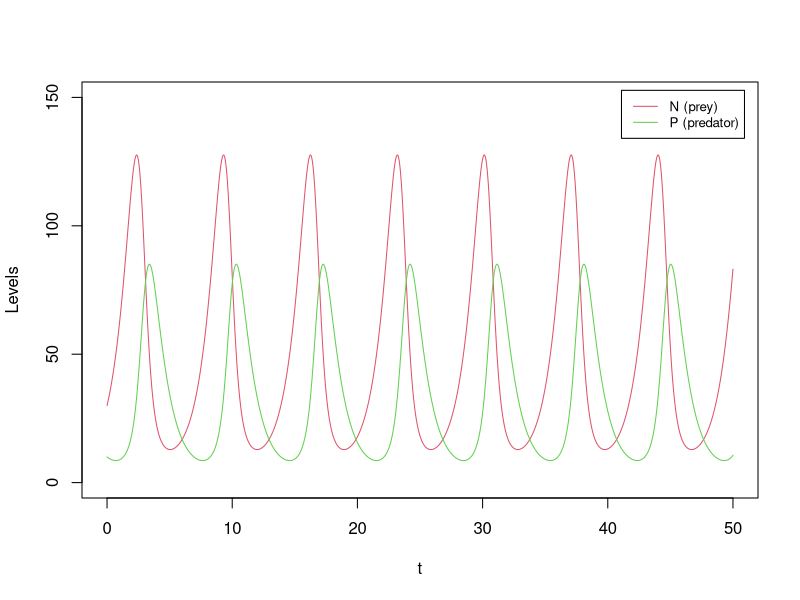
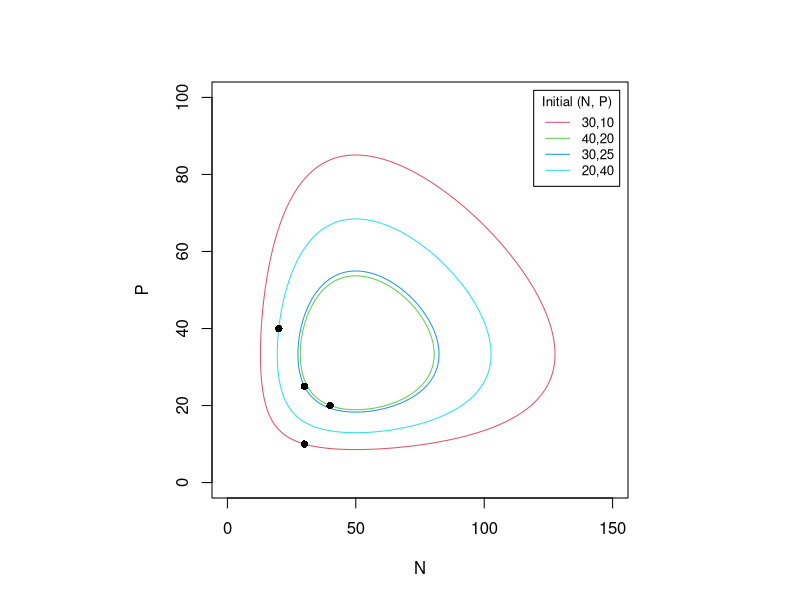
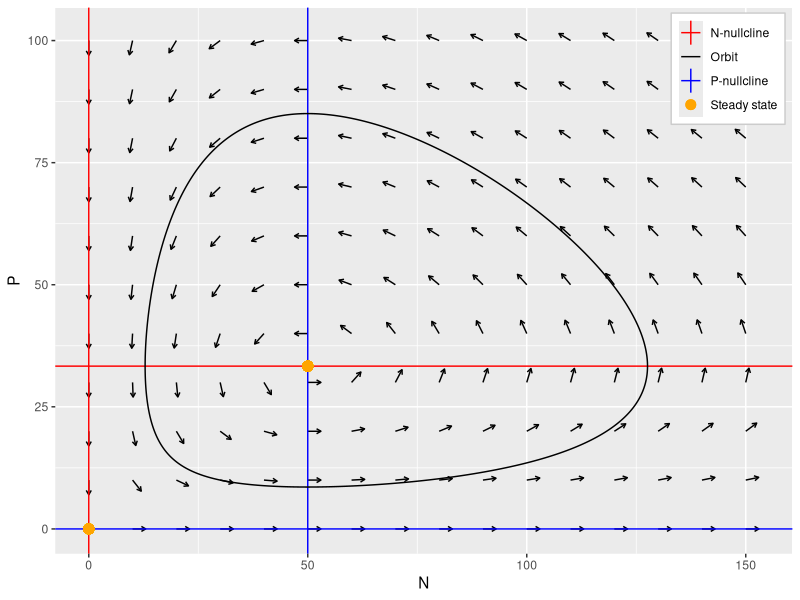
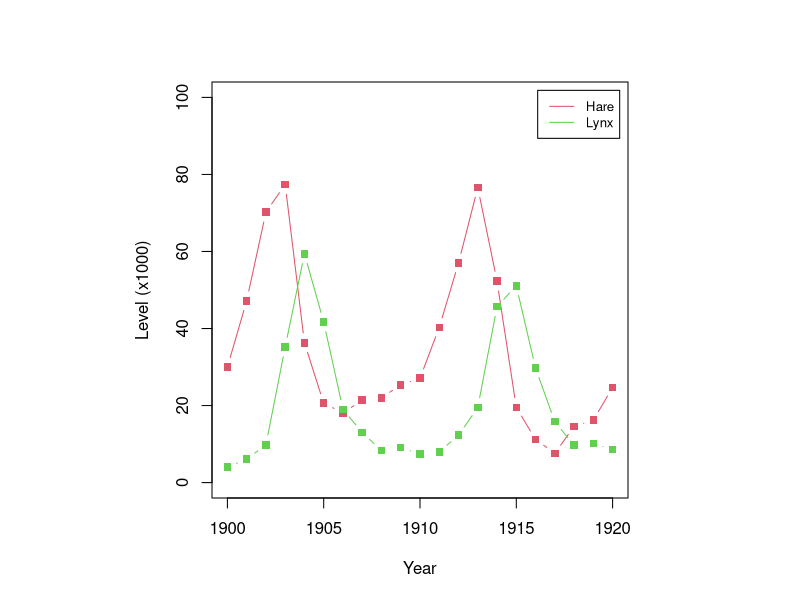
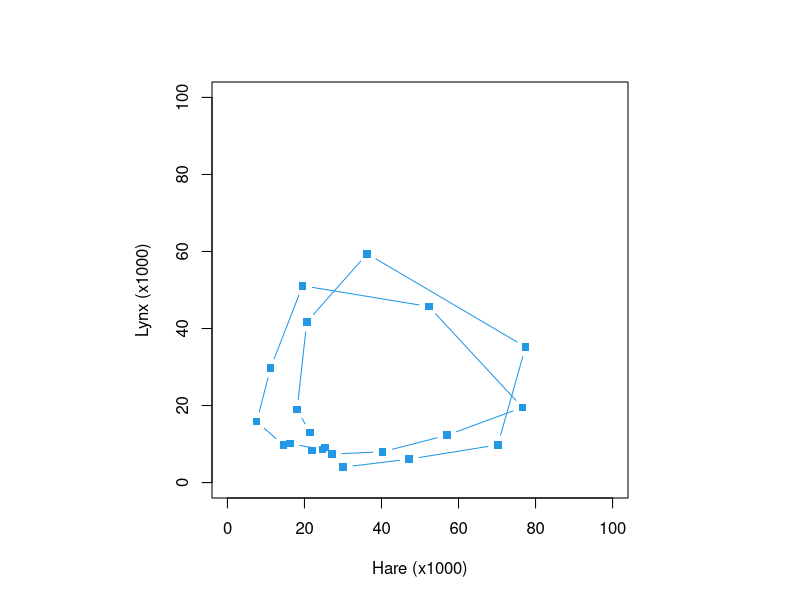
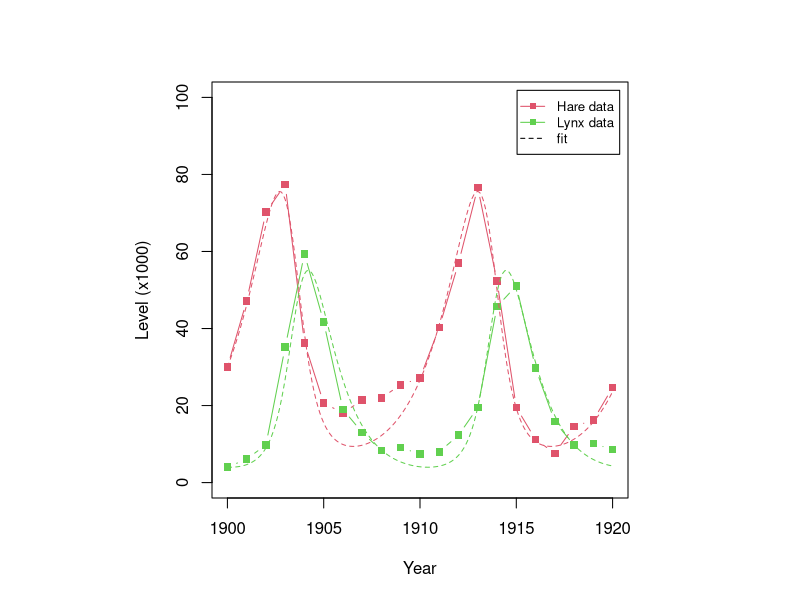
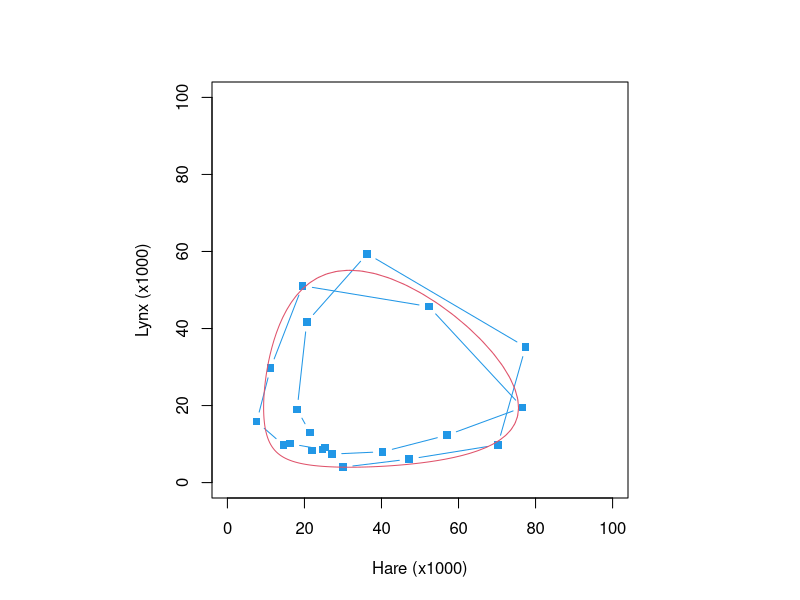
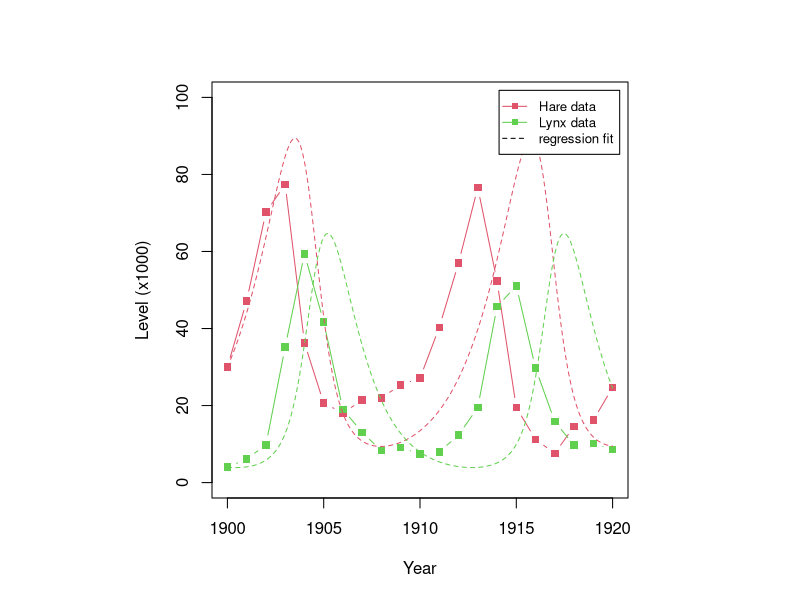

Generate these figures, in order, with R:
## ---- chunk 1
derivs_LV <- function(t, Xs, a, b, c, d) {   # Lotka-Volterra: prey N, predator P
  N <- Xs[1]; P <- Xs[2]
  c(N * (a - b * P), P * (c * N - d))
}

# generic multi-variable RK4 (same as Part 3A)
RK4_generic <- function(derivs, X0, t.total, dt, ...) {
  t_all <- seq(0, t.total, by = dt); n_all <- length(t_all)
  X_all <- matrix(0, n_all, length(X0)); X_all[1, ] <- X0
  for (i in 1:(n_all - 1)) {
    t0 <- t_all[i]
    k1 <- dt * derivs(t0,          X_all[i, ],          ...)
    k2 <- dt * derivs(t0 + dt / 2, X_all[i, ] + k1 / 2, ...)
    k3 <- dt * derivs(t0 + dt / 2, X_all[i, ] + k2 / 2, ...)
    k4 <- dt * derivs(t0 + dt,     X_all[i, ] + k3,     ...)
    X_all[i + 1, ] <- X_all[i, ] + (k1 + 2 * k2 + 2 * k3 + k4) / 6
  }
  cbind(t_all, X_all)
}
## ---- chunk 2
a <- 1; b <- 0.03; c <- 0.02; d <- 1
res <- RK4_generic(derivs_LV, c(30, 10), 50, 0.01, a, b, c, d)   # coexistence
plot(res[, 1], res[, 2], type = "l", col = 2, xlab = "t", ylab = "Levels",
     xlim = c(0, 50), ylim = c(0, 150))
lines(res[, 1], res[, 3], col = 3)                              # predator lags prey
legend("topright", inset = 0.02, legend = c("N (prey)", "P (predator)"),
       col = 2:3, lty = 1, cex = 0.8)
## ---- chunk 3
#| fig-width: 5
#| fig-height: 5
#| out-width: "55%"
# nested closed orbits from four initial conditions
ICs <- rbind(c(30, 10), c(40, 20), c(30, 25), c(20, 40))
par(pty = "s")   # square phase plane
plot(NULL, xlab = "N", ylab = "P", xlim = c(0, 150), ylim = c(0, 100))
for (i in seq_len(nrow(ICs))) {
  r <- RK4_generic(derivs_LV, ICs[i, ], 50, 0.01, a, b, c, d)
  lines(r[, 2], r[, 3], col = i + 1)
}
points(ICs[, 1], ICs[, 2], pch = 16)
legend("topright", inset = 0.02, title = "Initial (N, P)",
       legend = apply(ICs, 1, paste, collapse = ","), col = 2:5, lty = 1, cex = 0.8)
## ---- chunk 4
#| fig-width: 5
#| fig-height: 5
#| out-width: "55%"
#| message: false
#| warning: false
library(ggplot2)
grid <- expand.grid(N = seq(0, 150, 10), P = seq(0, 100, 10))
vfu <- t(apply(grid, 1, function(Xs) {
  v <- derivs_LV(0, Xs, a, b, c, d); c(Xs, v / sqrt(sum(v^2)))
}))
vfu <- as.data.frame(vfu); colnames(vfu) <- c("N", "P", "dN", "dP")
p_field <- ggplot(vfu, aes(N, P)) +
  geom_segment(aes(xend = N + 3 * dN, yend = P + 3 * dP),
               arrow = arrow(length = unit(0.05, "in")))

orbit <- as.data.frame(RK4_generic(derivs_LV, c(30, 10), 50, 0.01, a, b, c, d))
colnames(orbit) <- c("t", "N", "P")
p_field +
  geom_vline(aes(xintercept = 0,   colour = "N-nullcline")) +
  geom_hline(aes(yintercept = a/b, colour = "N-nullcline")) +
  geom_hline(aes(yintercept = 0,   colour = "P-nullcline")) +
  geom_vline(aes(xintercept = d/c, colour = "P-nullcline")) +
  geom_point(aes(x = 0,   y = 0,   colour = "Steady state"), size = 3) +
  geom_point(aes(x = d/c, y = a/b, colour = "Steady state"), size = 3) +
  geom_path(data = orbit, aes(N, P, colour = "Orbit")) +
  scale_colour_manual(values = c("red", "black", "blue", "orange")) +
  labs(colour = NULL) +
  theme(legend.position = c(0.99, 0.99), legend.justification = c(1, 1),
        legend.background = element_rect(fill = "white", colour = "grey80"))
## ---- chunk 5
# numerical-Jacobian stability classifier (same as Part 3B)
stability_2D <- function(derivs, ss, ...) {
  delta <- 0.001
  f0  <- derivs(0, ss, ...)
  fdx <- derivs(0, ss + c(delta, 0), ...)
  fdy <- derivs(0, ss + c(0, delta), ...)
  jacobian <- matrix(c((fdx[1] - f0[1]) / delta, (fdx[2] - f0[2]) / delta,
                       (fdy[1] - f0[1]) / delta, (fdy[2] - f0[2]) / delta), 2)
  lambda <- eigen(jacobian)$values
  if (is.complex(lambda)) {
    if (Re(lambda[1]) < 0) 4 else 5
  } else if (lambda[1] < 0 && lambda[2] < 0) 1
  else if (lambda[1] >= 0 && lambda[2] >= 0) 2 else 3
}

ss_all <- rbind(c(0, 0), c(d / c, a / b))
ss_stab <- t(apply(ss_all, 1, function(ss) c(ss, stability_2D(derivs_LV, ss, a, b, c, d))))
colnames(ss_stab) <- c("N", "P", "Stability")
ss_stab   # 3 = saddle (X1); 5 = center reported as unstable spiral (X2)
## ---- chunk 6
# the lynx-hare data
lvdata <- data.frame(
  year = 1900:1920,
  hare = c(30, 47.2, 70.2, 77.4, 36.3, 20.6, 18.1, 21.4, 22, 25.4, 27.1,
           40.3, 57, 76.6, 52.3, 19.5, 11.2, 7.6, 14.6, 16.2, 24.7),
  lynx = c(4, 6.1, 9.8, 35.2, 59.4, 41.7, 19, 13, 8.3, 9.1, 7.4, 8, 12.3,
           19.5, 45.7, 51.1, 29.7, 15.8, 9.7, 10.1, 8.6))
knitr::kable(head(lvdata), col.names = c("Year", "Hare (x1000)", "Lynx (x1000)"))
## ---- chunk 7
# time courses: both populations cycle, with lynx trailing hare
plot(lvdata$year, lvdata$hare, type = "b", pch = 15, col = 2, xlab = "Year",
     ylab = "Level (x1000)", xlim = c(1900, 1920), ylim = c(0, 100))
lines(lvdata$year, lvdata$lynx, type = "b", pch = 15, col = 3)
legend("topright", inset = 0.02, legend = c("Hare", "Lynx"), col = 2:3, lty = 1, cex = 0.8)
## ---- chunk 8
#| fig-width: 5
#| fig-height: 5
#| out-width: "55%"
# the same data as a trajectory in the (hare, lynx) phase plane
par(pty = "s")   # square phase plane
plot(lvdata$hare, lvdata$lynx, type = "b", pch = 15, col = 4,
     xlab = "Hare (x1000)", ylab = "Lynx (x1000)", xlim = c(0, 100), ylim = c(0, 100))
## ---- chunk 9
#| warning: false
# minimize the SSD between simulated and observed levels with nlm.
# a, b, c, d are forwarded to derivs_LV through RK4_generic's `...` ellipsis; pass them
# positionally, since a named `d=` would partial-match the derivs/dt formals and error out.
data_LV <- cbind(lvdata$hare, lvdata$lynx)
cal_error <- function(p, nsteps = 10) {
  sim <- RK4_generic(derivs_LV, data_LV[1, ], nrow(data_LV) - 1, 1 / nsteps,
                     p[1], p[2], p[3], p[4])
  sim <- sim[seq(1, nrow(sim), by = nsteps), 2:3]
  sum((data_LV - sim)^2)
}
p0 <- c(0.5, 0.02, 0.02, 0.5)                      # hand-picked initial guess
p_fit <- setNames(nlm(cal_error, p0)$estimate, c("a", "b", "c", "d"))
round(p_fit, 4)
## ---- chunk 10
# the fitted model against the data (time courses)
sim <- RK4_generic(derivs_LV, data_LV[1, ], 20, 0.1, p_fit[1], p_fit[2], p_fit[3], p_fit[4])
plot(lvdata$year, lvdata$hare, type = "b", pch = 15, col = 2, xlab = "Year",
     ylab = "Level (x1000)", xlim = c(1900, 1920), ylim = c(0, 100))
lines(lvdata$year, lvdata$lynx, type = "b", pch = 15, col = 3)
lines(sim[, 1] + 1900, sim[, 2], col = 2, lty = 2)
lines(sim[, 1] + 1900, sim[, 3], col = 3, lty = 2)
legend("topright", inset = 0.02, legend = c("Hare data", "Lynx data", "fit"),
       col = c(2, 3, 1), lty = c(1, 1, 2), pch = c(15, 15, NA), cex = 0.8)
## ---- chunk 11
#| fig-width: 5
#| fig-height: 5
#| out-width: "55%"
# the same fit as a trajectory in the (hare, lynx) phase plane
par(pty = "s")
plot(lvdata$hare, lvdata$lynx, type = "b", pch = 15, col = 4, xlab = "Hare (x1000)",
     ylab = "Lynx (x1000)", xlim = c(0, 100), ylim = c(0, 100))
lines(sim[, 2], sim[, 3], col = 2)   # fitted trajectory in the phase plane
## ---- chunk 12
# centered finite differences make Eq (1) linear in the parameters; fit by lm (no intercept)
N <- lvdata$hare; P <- lvdata$lynx; tot <- length(N); mid <- 2:(tot - 1)
d_n <- data.frame(dNdt = (N[3:tot] - N[1:(tot - 2)]) / 2, n = N[mid], mnp = -N[mid] * P[mid])
d_p <- data.frame(dPdt = (P[3:tot] - P[1:(tot - 2)]) / 2, np = N[mid] * P[mid], mp = -P[mid])
p_lr <- c(coef(lm(dNdt ~ 0 + n + mnp, d_n)), coef(lm(dPdt ~ 0 + np + mp, d_p)))
names(p_lr) <- c("a", "b", "c", "d")
round(p_lr, 4)          # a good starting guess, though imperfect on its own ...
cal_error(p_lr)         # ... its raw SSD is larger than the minimized fit of 3D.6
## ---- chunk 13
# the regression fit against the data (time courses)
sim <- RK4_generic(derivs_LV, data_LV[1, ], 20, 0.1, p_lr[1], p_lr[2], p_lr[3], p_lr[4])
plot(lvdata$year, lvdata$hare, type = "b", pch = 15, col = 2, xlab = "Year",
     ylab = "Level (x1000)", xlim = c(1900, 1920), ylim = c(0, 100))
lines(lvdata$year, lvdata$lynx, type = "b", pch = 15, col = 3)
lines(sim[, 1] + 1900, sim[, 2], col = 2, lty = 2)
lines(sim[, 1] + 1900, sim[, 3], col = 3, lty = 2)
legend("topright", inset = 0.02, legend = c("Hare data", "Lynx data", "regression fit"),
       col = c(2, 3, 1), lty = c(1, 1, 2), pch = c(15, 15, NA), cex = 0.8)
## ---- chunk 14
#| fig-width: 5
#| fig-height: 5
#| out-width: "55%"
# the same regression fit as a trajectory in the (hare, lynx) phase plane
par(pty = "s")
plot(lvdata$hare, lvdata$lynx, type = "b", pch = 15, col = 4, xlab = "Hare (x1000)",
     ylab = "Lynx (x1000)", xlim = c(0, 100), ylim = c(0, 100))
lines(sim[, 2], sim[, 3], col = 2)   # regression trajectory in the phase plane
